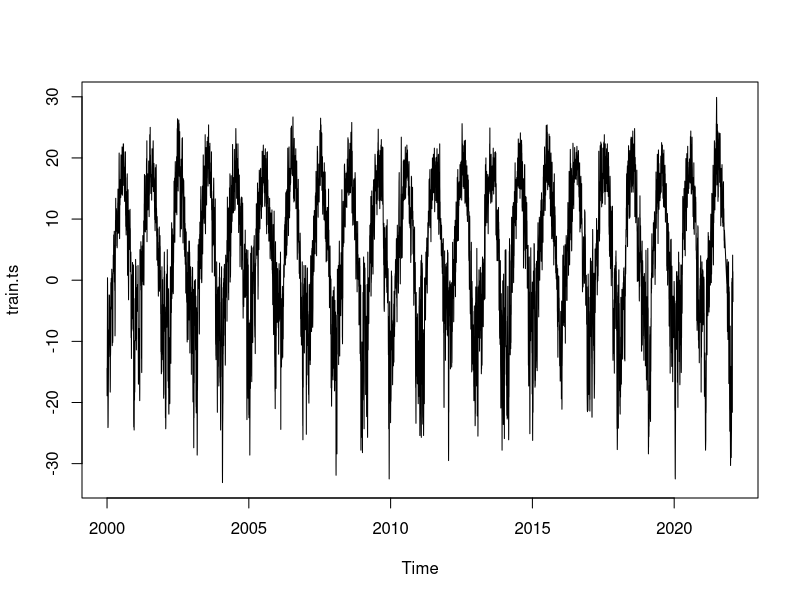

Here is the R script that generated this plot: (Note: a time limit stopped this script after it produced the figure.)
library(forecast)
library(ggplot2)
library(dplyr)
library(zoo)
library(generics)


# Load data:
setwd("G:/My Drive/R Projects/Daily Weather Data/Data/")
train <- read.csv("train.csv")
test <- read.csv("test.csv")


# frequency 365.25 to deal with leap years:
# This daily frequency will make arima estimation take a long time.
# However this is necessary as there is no theoretical weekly frequency.
train.ts <- ts(train$y, start=c(2000, 1), frequency=365.25)

# Since seasonality is 365, any NA's in the last year of data causes an error in nnetar
# I will approximate these by just connecting a smooth path between the data as these 
# NA's are minimal, but this is suboptimal.
train <- train %>%
  mutate(y = na.approx(y))

# Redo ts class
train.ts <- ts(train$y, start=c(2000, 1), frequency=365.25)
plot(train.ts)


# Fit model:
model <- nnetar(train.ts)
summary(model)

# Predict, with prediction intervals:
forecast <- forecast::forecast(model, h=180, level=95, PI=TRUE)
test$yhat <- forecast$mean
test$yhat_lower <- forecast$lower
test$yhat_upper <- forecast$upper

# MAE:
test$error <- test$y-test$yhat
mean(abs(test$error), na.rm=TRUE)

# MAPE:
test$errorperc <- abs((test$y-test$yhat)/test$y)
mean(test$errorperc, na.rm = TRUE)*100

colors <- c("True Values" = 'black', "Fitted Values" = "steelblue", 'Confidence Interval' = 'lightblue')
ggplot(test, aes(x=as.Date(date), group=1), alpha=1) +
  geom_line(aes(y=y, col='True Values'), size=1) +
  geom_line(aes(y = yhat, col='Fitted Values'), size=1) + 
  geom_ribbon(aes(ymin=yhat_lower, ymax=yhat_upper), fill='lightblue', alpha=0.4) +
  labs(x="Date",
       y="Mean Temperature (Celcius)") +
  ggtitle("NNETAR Forecast of Daily Temperature in Edmonton") +
  scale_color_manual(values = colors) +
  theme(legend.title=element_blank()) +
  theme(axis.line.x=element_line(color='black', size=0.75, linetype='solid'),
        axis.line.y=element_line(color='black', size=0.75, linetype='solid'),
        panel.background=element_rect('white', 'white', size=0.5),
        legend.key=element_rect(fill='transparent', color='transparent'))
